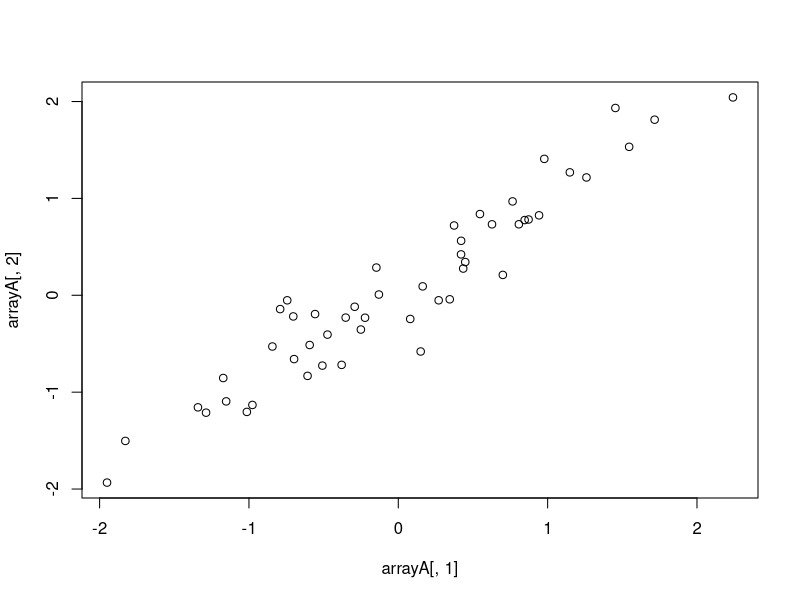
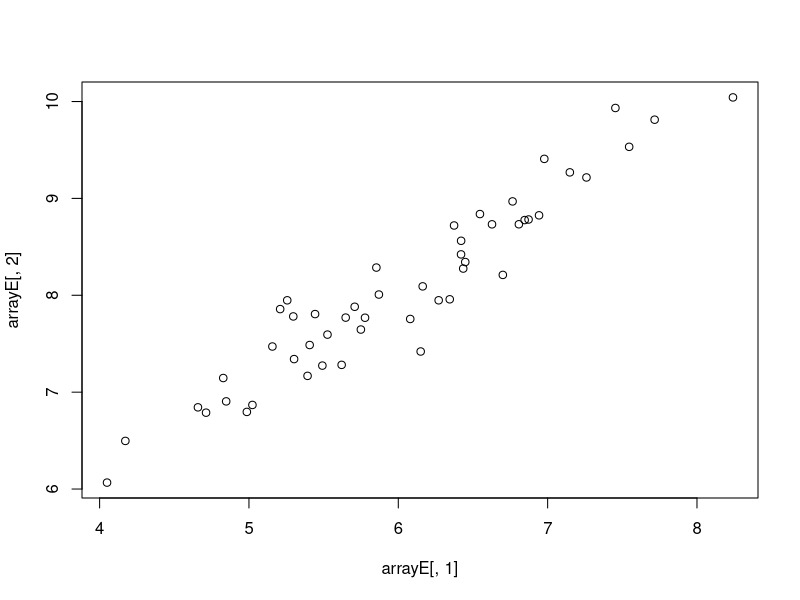
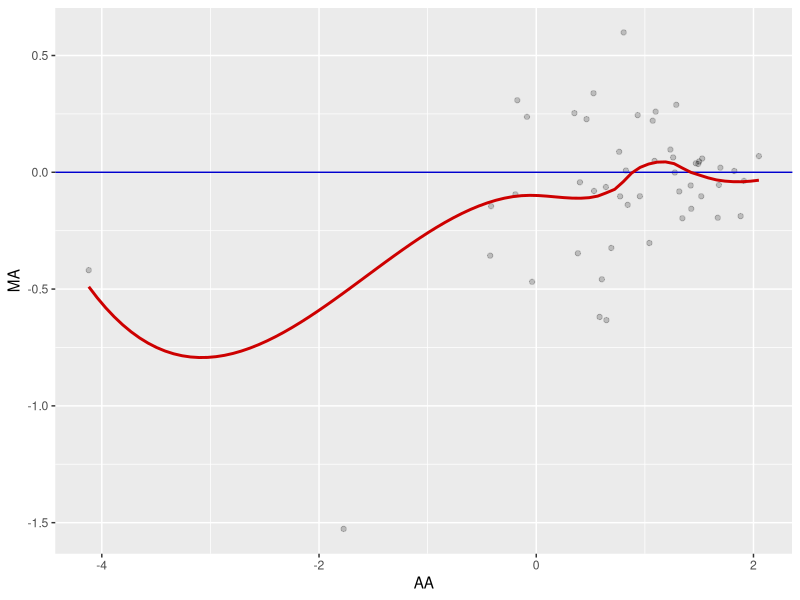
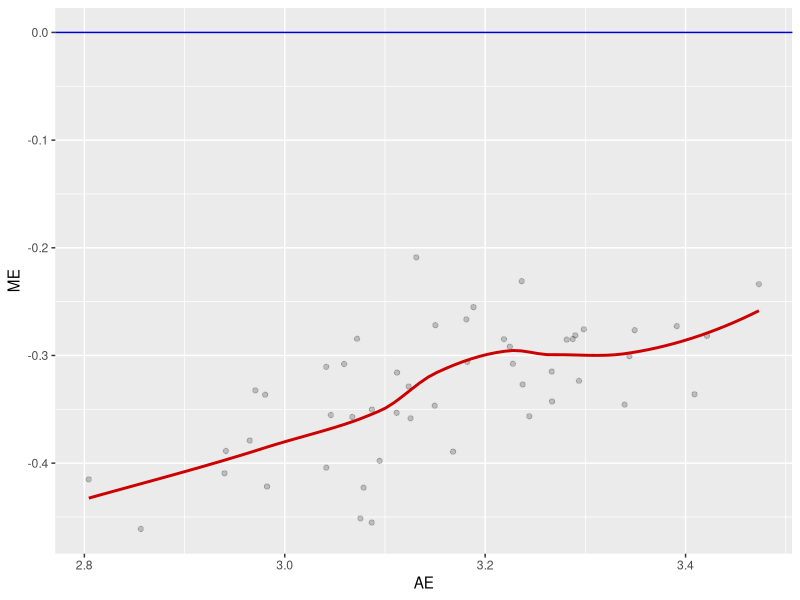

These charts were generated, in order, by the following R code:
## ---- chunk 1
knitr::opts_chunk$set(echo = TRUE)
library(MASS)
library(ggplot2)
## ---- chunk 2
set.seed(123)
#Generate 50 observations from a bivariate normal distribution
arrayA <- mvrnorm(n = 50, mu = rep(0,2), Sigma = matrix(c(1, 0.95, 0.95, 1), ncol = 2))
plot(arrayA[,1], arrayA[,2])
cor(arrayA[,1], arrayA[,2])

#Concordance Correlation Coefficient
ConCor <- function(x,y) (2*cov(x,y))/(var(x)+var(y)+(mean(x)-mean(y))^2)
ConCor(arrayA[,1], arrayA[,2])

set.seed(123)

arrayE <- mvrnorm(n = 50, mu = c(6,8), Sigma = matrix(c(1, 0.95, 0.95, 1), ncol = 2))
plot(arrayE[,1], arrayE[,2])
cor(arrayE[,1], arrayE[,2])
ConCor(arrayE[,1], arrayE[,2])

pseudoCountA <- log2(arrayA + 2)
pseudoCountE <- log2(arrayE + 2)

MA <- pseudoCountA[,1] - pseudoCountA[,2]
ME <- pseudoCountE[,1] - pseudoCountE[,2]

AA <- (pseudoCountA[,1] + pseudoCountA[,2])/2
AE <- (pseudoCountE[,1] + pseudoCountE[,2])/2

dfA <- data.frame(AA, MA)
dfE <- data.frame(AE, ME)

ggplot(dfA, aes(x = AA, y = MA)) + geom_point(size = 1.5, alpha = 1/5) +
geom_hline(color = "blue3", yintercept=0) + stat_smooth(se = FALSE, method = "loess", color = "red3")

ggplot(dfE, aes(x = AE, y = ME)) + geom_point(size = 1.5, alpha = 1/5) +
geom_hline(color = "blue3", yintercept=0) + stat_smooth(se = FALSE, method = "loess", color = "red3")
## ---- chunk 3
ConCor(arrayA, arrayE)
cor(arrayA, arrayE)
